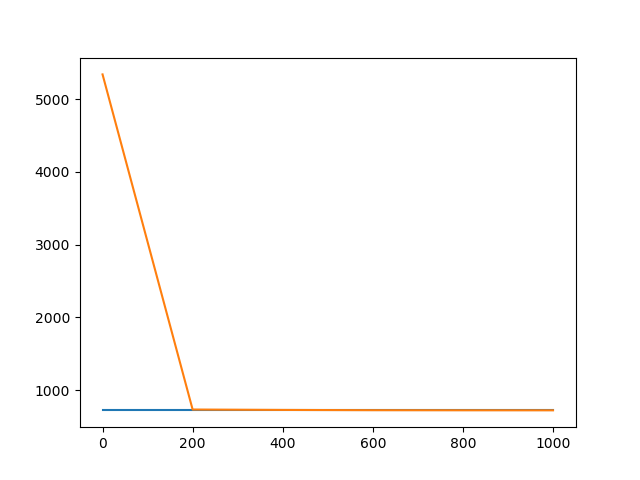

Generate this figure with Python:
import sys
sys.path.append("../") # to import EasyRegression
from EasyRegression import EasyRegression
from linear_regression import linear_regression
import numpy as np
import matplotlib.pyplot as plt

def generate_data(m, n, n_samples, x_max, x_min, offset_max, offset_min):
  x = np.random.uniform(x_min, x_max, n_samples)
  y = m * x + n
  y += np.random.uniform(x_min, x_max, n_samples)
  return x, y

def benchmark():
    # generate data 
    data_gen_dict = {"m": 7, "n": 6.1, "n_samples": 40, "x_max": 40, "x_min": -40, "offset_max": 3, "offset_min": -3}
    x, y = generate_data(**data_gen_dict)
    # linear regression
    m_lin, n_lin = linear_regression(x, y)
    lin_total_difference = np.sum(np.abs(y - (x * m_lin + n_lin)))
    # gradient descent
    easy_reg = EasyRegression(np.zeros(2))
    cost_history = easy_reg.train(x, y, 1e-3, 1001, learning_rate_min=1e-4, save_plot=True, store_cost_history=True)
    n_grad, m_grad = easy_reg.list_of_n_powers
    end_total_difference = np.sum(np.abs(y - (m_grad * x + n_grad)))
    print("Gradient descent end total_difference: " + str(end_total_difference))
    #plot 
    plt.figure()
    plt.plot([0, 1001], [lin_total_difference, lin_total_difference])
    plt.plot(np.arange(0,1001, 200), cost_history)
    plt.savefig("benchmark_lin_vs_grad")
    # print m and n
    print("Linear Regression:" + str(m_lin) + " " + str(n_lin))
    print("Gradient Descent:" + str(m_grad) + " " + str(n_grad))

benchmark()